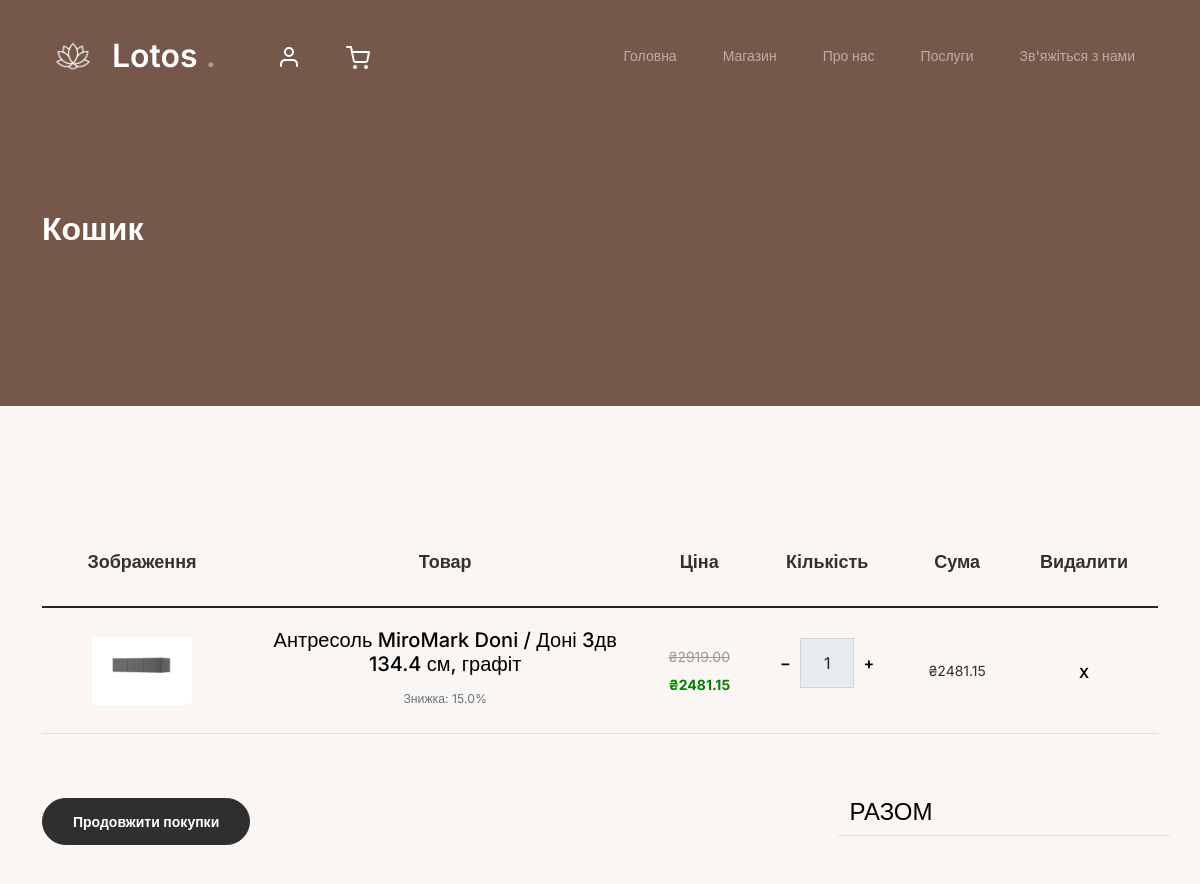
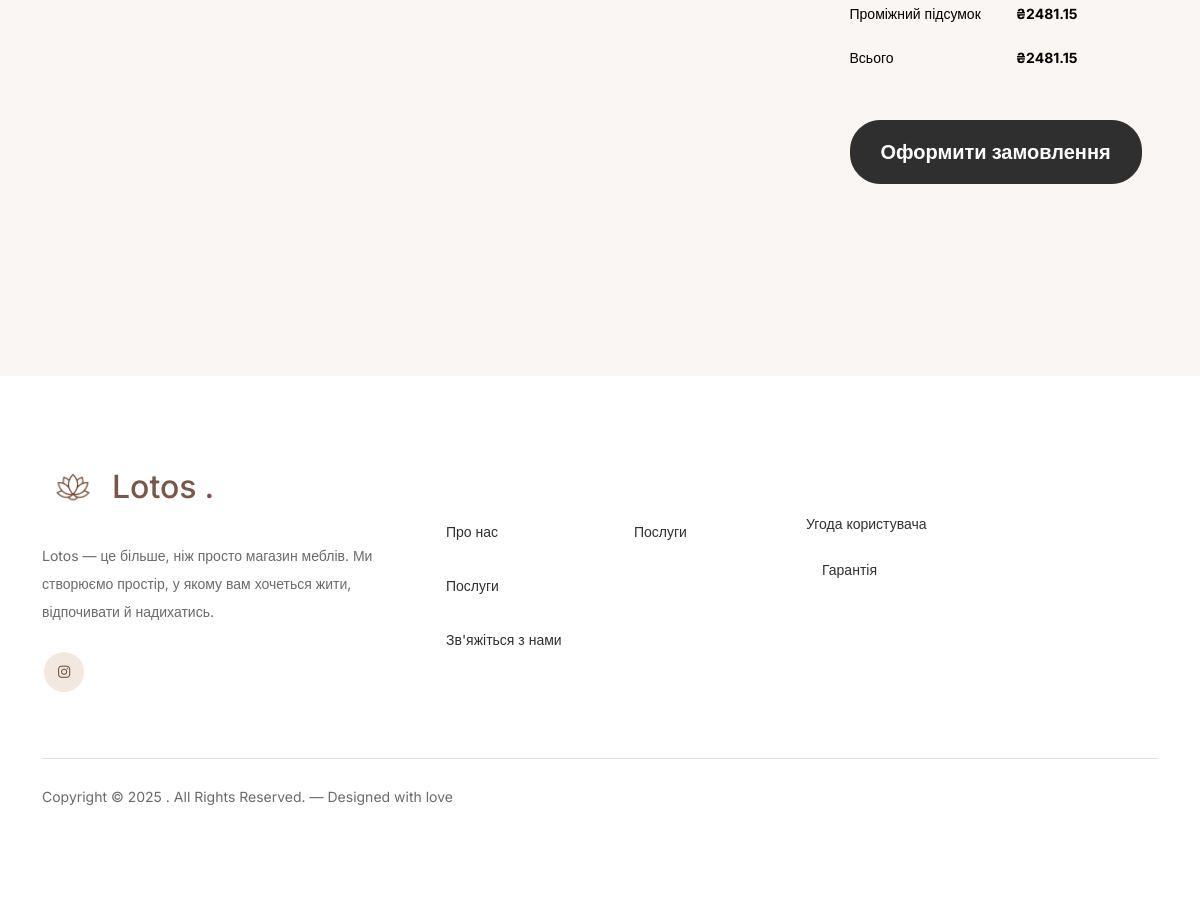
Page /cart (signed in) on the committed database (2 pictures, top to bottom).
### models/models.py (models this page shows, shortened)
class CartItem(Base):
    __tablename__ = "cart_items"
    id = Column(Integer, primary_key=True)
    cart_id = Column(Integer, ForeignKey("carts.id"), nullable=False)
    product_id = Column(Integer, ForeignKey("products.id"), nullable=False)
    quantity = Column(Integer, default=1, nullable=False)
    added_at = Column(DateTime, default=datetime.utcnow)
    cart = relationship("Cart", back_populates="items")
    product = relationship("Product")
    def subtotal(self) -> float:
        return round(self.product.price_after_discount() * self.quantity, 2)

class Product(Base):
    __tablename__ = "products"
    id = Column(Integer, primary_key=True)
    name = Column(String(255), nullable=False)
    description = Column(Text, default="")
    price = Column(Float, default=0.0, nullable=False)
    discount_percent = Column(Float, default=0.0, nullable=False)
    preview = Column(String(512), nullable=True)
    category_id = Column(Integer, ForeignKey("categories.id"), nullable=True)
    attributes = Column(Text, default="")
    created_at = Column(DateTime, default=datetime.utcnow)
    updated_at = Column(DateTime, default=datetime.utcnow, onupdate=datetime.utcnow)
    category = relationship("Category", back_populates="products")
    images = relationship(
        "ProductImage", back_populates="product", cascade="all, delete-orphan"
    )
    addon_categories = relationship(
        "AddOnCategory", back_populates="product", cascade="all, delete-orphan"
    )
    def price_after_discount(self) -> float:
        try:
            discount = max(0.0, min(100.0, float(self.discount_percent or 0.0)))
            return round(float(self.price) * (1.0 - discount / 100.0), 2)
        except Exception:
            return float(self.price or 0.0)

### main.py (the view)
@app.route("/cart")
@login_required
def cart():
    db = SessionLocal()
    try:
        user_id = session["user_id"]
        cart_obj = (
            db.query(Cart)
            .options(
                joinedload(Cart.items)
                .joinedload(CartItem.product)
                .joinedload(Product.images)
            )
            .filter(Cart.user_id == user_id)
            .first()
        )
        if not cart_obj:
            cart_data = SimpleNamespace(items=[], total_price=0.0, total_items=0)
        else:
            items_list = list(cart_obj.items)
            try:
                total_price = float(cart_obj.total_price())
            except Exception:
                total_price = 0.0
            try:
                total_items = int(cart_obj.total_items())
            except Exception:
                total_items = len(items_list)
            cart_data = SimpleNamespace(
                items=items_list,
                total_price=total_price,
                total_items=total_items,
            )
        return render_template("cart.html", cart=cart_data)
    finally:
        db.close()

### templates/cart.html (shortened to what this page needs)
<!doctype html>
<html lang="en">
<head>
  <link href="{{url_for('static', filename='css/bootstrap.min.css')}}" rel="stylesheet">
  <link href="https://cdnjs.cloudflare.com/ajax/libs/font-awesome/6.0.0-beta3/css/all.min.css" rel="stylesheet">
  <link href="{{url_for('static', filename='css/tiny-slider.css')}}" rel="stylesheet">
  <link href="{{url_for('static', filename='css/style.css')}}" rel="stylesheet">
</head>
<body>
    <nav class="custom-navbar navbar navbar-expand-md navbar-dark bg-dark" aria-label="Furni navigation bar">
      <div class="container position-relative d-flex justify-content-between align-items-center">
        <a class="navbar-brand d-flex align-items-center gap-2" href="{{ url_for('index') }}">
          <img src="{{ url_for('static', filename='images/lotos_white.png') }}" alt="Lotos Logo" style="height: 62px; width: auto;">
          Lotos<span>.</span>
        </a>
        <ul class="custom-navbar-cta navbar-nav mb-2 mb-md-0 d-flex flex-row profile-cart-icons">
          <li class="nav-item me-3">
            <a class="nav-link" href="{{ url_for('profile') }}">
              <img src="{{url_for('static', filename='images/user.svg')}}" />
            </a>
          </li>
          <li class="nav-item">
            <a class="nav-link" href="{{ url_for('cart') }}">
              <img src="{{url_for('static', filename='images/cart.svg')}}" />
            </a>
          </li>
        </ul>
        <div class="collapse navbar-collapse" id="navbarsFurni">
          <ul class="custom-navbar-nav navbar-nav ms-auto mb-2 mb-md-0">
            <li class="nav-item"><a class="nav-link" href="{{ url_for('index') }}">Головна</a></li>
            <li class="active"><a class="nav-link" href="{{ url_for('categories_view') }}">Магазин</a></li>
            <li><a class="nav-link" href="{{ url_for('about') }}">Про нас</a></li>
            <li><a class="nav-link" href="{{ url_for('services') }}">Послуги</a></li>
            <li><a class="nav-link" href="{{ url_for('contact') }}">Зв'яжіться з нами</a></li>
          </ul>
        </div>
      </div>
    </nav>
  <div class="hero">
    <div class="container">
      <div class="row justify-content-between">
        <div class="col-lg-5">
          <div class="intro-excerpt">
            <h1>Кошик</h1>
          </div>
        </div>
        <div class="col-lg-7"></div>
      </div>
    </div>
  </div>
  <div class="untree_co-section before-footer-section">
    <div class="container">
      {% if cart.items and cart.items|length > 0 %}
      <div class="row mb-5">
        <div class="col-md-12">
          <div class="site-blocks-table">
            <table class="table">
              <thead>
                <tr>
                  <th class="product-thumbnail">Зображення</th>
                  <th class="product-name">Товар</th>
                  <th class="product-price">Ціна</th>
                  <th class="product-quantity">Кількість</th>
                  <th class="product-total">Сума</th>
                  <th class="product-remove">Видалити</th>
                </tr>
              </thead>
              <tbody id="cartTableBody">
                {% for item in cart.items %}
                {% set product = item.product %}
                {% set img_src = product.preview %}
                {% if (not img_src) and product.images and product.images|length > 0 %}
                  {% set img_src = product.images[0].path %}
                {% endif %}
                {% set price_after_discount = product.price_after_discount() %}
                <tr data-cart-item-id="{{ item.id }}">
                  <td class="product-thumbnail">
                    {% if img_src %}
                    <img src="{{ url_for('static', filename=img_src[7:] if img_src.startswith('static/') else img_src) }}" alt="{{ product.name }}" class="img-fluid" style="max-width: 100px;">
                    {% else %}
                    <img src="{{url_for('static', filename='images/product-1.png')}}" alt="{{ product.name }}" class="img-fluid" style="max-width: 100px;">
                    {% endif %}
                  </td>
                  <td class="product-name">
                    <h2 class="h5 text-black">{{ product.name }}</h2>
                    {% if product.discount_percent and product.discount_percent > 0 %}
                    <small class="text-muted">Знижка: {{ product.discount_percent }}%</small>
                    {% endif %}
                  </td>
                  <td class="product-price" data-price="{{ price_after_discount }}">
                    {% if product.discount_percent and product.discount_percent > 0 %}
                    <span style="text-decoration: line-through; color: #999;">₴{{ '%.2f' % product.price }}</span><br>
                    <strong style="color: green;">₴{{ '%.2f' % price_after_discount }}</strong>
                    {% else %}
                    ₴{{ '%.2f' % price_after_discount }}
                    {% endif %}
                  </td>
                  <td>
                    <div class="input-group mb-3 d-flex align-items-center quantity-container" style="max-width: 120px;">
                      <div class="input-group-prepend">
                        <button class="btn btn-outline-black decrease" type="button">&minus;</button>
                      </div>
                      <input type="text" class="form-control text-center quantity-amount" value="{{ item.quantity }}" readonly>
                      <div class="input-group-append">
                        <button class="btn btn-outline-black increase" type="button">&plus;</button>
                      </div>
                    </div>
                  </td>
                  <td class="product-subtotal">₴{{ '%.2f' % item.subtotal() }}</td>
                  <td>
                    <button class="btn btn-black btn-sm remove-item">X</button>
                  </td>
                </tr>
                {% endfor %}
              </tbody>
            </table>
          </div>
        </div>
      </div>
      <div class="row">
        <div class="col-md-6">
          <div class="row mb-5">
            <div class="col-md-6">
              <a href="{{ url_for('categories_view') }}" class="btn btn-outline-black btn-sm btn-block">Продовжити покупки</a>
            </div>
          </div>
        </div>
        <div class="col-md-6 pl-5">
          <div class="row justify-content-end">
            <div class="col-md-7">
              <div class="row">
                <div class="col-md-12 text-right border-bottom mb-5">
                  <h3 class="text-black h4 text-uppercase">Разом</h3>
                </div>
              </div>
              <div class="row mb-3">
                <div class="col-md-6">
                  <span class="text-black">Проміжний підсумок</span>
                </div>
                <div class="col-md-6 text-right">
                  <strong class="text-black" id="cartSubtotal">₴{{ '%.2f' % cart.total_price }}</strong>
                </div>
              </div>
              <div class="row mb-5">
                <div class="col-md-6">
                  <span class="text-black">Всього</span>
                </div>
                <div class="col-md-6 text-right">
                  <strong class="text-black" id="cartTotal">₴{{ '%.2f' % cart.total_price }}</strong>
                </div>
              </div>
              <div class="row">
                <div class="col-md-12">
                  <button class="btn btn-black btn-lg py-3 btn-block" onclick="proceedToCheckout()">Оформити замовлення</button>
                </div>
              </div>
            </div>
          </div>
        </div>
      </div>
      {% endif %}
    </div>
  </div>
  <footer class="footer-section">
    <div class="container relative">
      <div class="row g-5 mb-5">
        <div class="col-lg-4">
          <div class="mb-4 footer-logo-wrap">
              <a href="{{ url_for('index') }}" class="footer-logo d-flex align-items-center gap-2">
                <img src="{{ url_for('static', filename='images/lotos_dark.png') }}" alt="Lotos Logo" style="height:62px; width:auto;">
                Lotos<span>.</span>
              </a>
            </div>
          <p class="mb-4">
            Lotos — це більше, ніж просто магазин меблів. Ми створюємо простір, у якому вам хочеться жити, відпочивати й надихатись.
          </p>
          <ul class="list-unstyled custom-social">
            <li><a href="https://www.instagram.com/lotos_mebel_ua"><span class="fa fa-brands fa-instagram"></span></a></li>
          </ul>
        </div>
        <div class="col-lg-8">
          <div class="row links-wrap">
            <div class="col-6 col-sm-6 col-md-3">
              <ul class="list-unstyled">
                <li><a class="nav-link" href="{{ url_for('about') }}">Про нас</a></li>
                <li><a class="nav-link" href="{{ url_for('services') }}">Послуги</a></li>
                <li><a class="nav-link" href="{{ url_for('contact') }}">Зв'яжіться з нами</a></li>
              </ul>
            </div>
            <div class="col-6 col-sm-6 col-md-3">
              <ul class="list-unstyled">
                <li><a class="nav-link" href="{{ url_for('contact') }}">Послуги</a></li>
              </ul>
            </div>
            <div class="col-6 col-sm-6 col-md-3">
              <ul class="list-unstyled">
                <li><a href="{{ url_for('terms') }}"> Угода користувача </a></li>
                <li><a class="nav-link" href="{{ url_for('guarantee') }}">Гарантія</a></li>
              </ul>
            </div>
          </div>
        </div>
      </div>
      <div class="border-top copyright">
        <div class="row pt-4">
          <div class="col-lg-6">
            <p class="mb-2 text-center text-lg-start">
              Copyright &copy;
              . All Rights Reserved. &mdash; Designed with love
            </p>
          </div>
        </div>
      </div>
    </div>
  </footer>
</body>
</html>

### rows in the picture
CartItem: preview (picture), price_after_discount "2481.15", quantity "1"
Product: name "Антресоль MiroMark Doni / Доні 3дв 134.4 см, графіт", discount_percent "15.0", price "2919.00", discount_percent+price "2481.15"

### other values in the picture
{{ '%.2f' % cart.total_price }} "2481.15"
